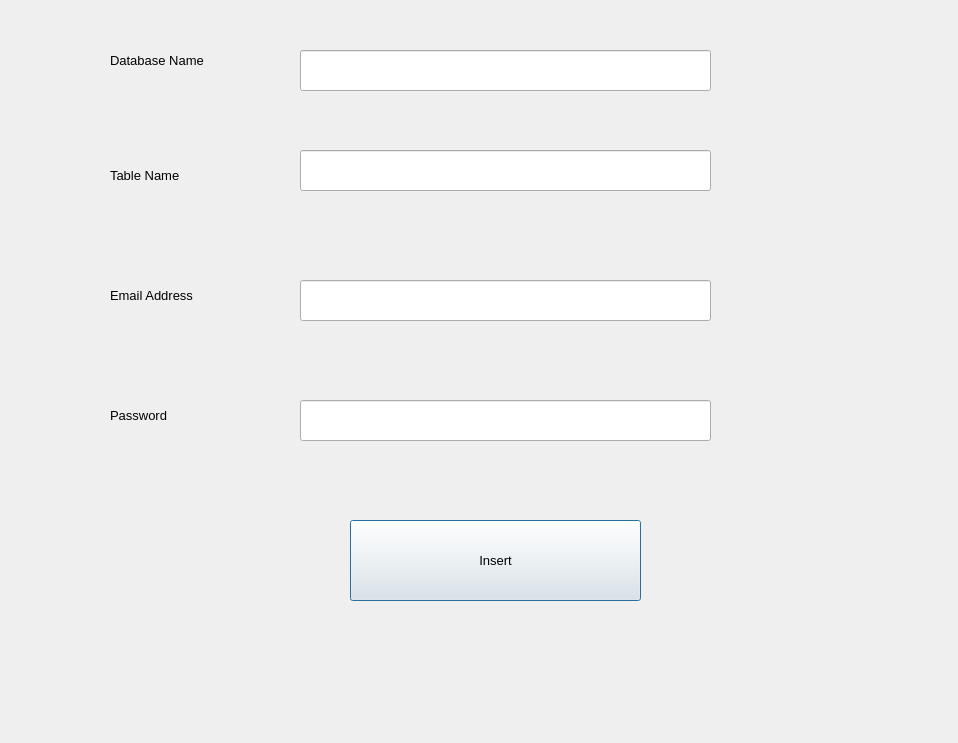
<?xml version="1.0" encoding="UTF-8"?>
<ui version="4.0">
 <class>Dialog</class>
 <widget class="QDialog" name="Dialog">
  <property name="geometry">
   <rect>
    <x>0</x>
    <y>0</y>
    <width>958</width>
    <height>743</height>
   </rect>
  </property>
  <property name="windowTitle">
   <string>Dialog</string>
  </property>
  <widget class="QLabel" name="label">
   <property name="geometry">
    <rect>
     <x>110</x>
     <y>30</y>
     <width>131</width>
     <height>61</height>
    </rect>
   </property>
   <property name="font">
    <font>
     <pointsize>10</pointsize>
    </font>
   </property>
   <property name="text">
    <string>Database Name</string>
   </property>
  </widget>
  <widget class="QLabel" name="label_2">
   <property name="geometry">
    <rect>
     <x>110</x>
     <y>150</y>
     <width>131</width>
     <height>51</height>
    </rect>
   </property>
   <property name="font">
    <font>
     <pointsize>10</pointsize>
    </font>
   </property>
   <property name="text">
    <string>Table Name</string>
   </property>
  </widget>
  <widget class="QLabel" name="label_3">
   <property name="geometry">
    <rect>
     <x>110</x>
     <y>260</y>
     <width>151</width>
     <height>71</height>
    </rect>
   </property>
   <property name="font">
    <font>
     <pointsize>10</pointsize>
    </font>
   </property>
   <property name="text">
    <string>Email Address</string>
   </property>
  </widget>
  <widget class="QLabel" name="label_4">
   <property name="geometry">
    <rect>
     <x>110</x>
     <y>380</y>
     <width>151</width>
     <height>71</height>
    </rect>
   </property>
   <property name="font">
    <font>
     <pointsize>10</pointsize>
    </font>
   </property>
   <property name="text">
    <string>Password</string>
   </property>
  </widget>
  <widget class="QLineEdit" name="lineEditDBName">
   <property name="geometry">
    <rect>
     <x>300</x>
     <y>50</y>
     <width>411</width>
     <height>41</height>
    </rect>
   </property>
  </widget>
  <widget class="QLineEdit" name="lineEditTableName">
   <property name="geometry">
    <rect>
     <x>300</x>
     <y>150</y>
     <width>411</width>
     <height>41</height>
    </rect>
   </property>
  </widget>
  <widget class="QLineEdit" name="lineEditEmailAddress">
   <property name="geometry">
    <rect>
     <x>300</x>
     <y>280</y>
     <width>411</width>
     <height>41</height>
    </rect>
   </property>
  </widget>
  <widget class="QLineEdit" name="lineEditPassword">
   <property name="geometry">
    <rect>
     <x>300</x>
     <y>400</y>
     <width>411</width>
     <height>41</height>
    </rect>
   </property>
   <property name="echoMode">
    <enum>QLineEdit::Password</enum>
   </property>
  </widget>
  <widget class="QPushButton" name="pushButtonInsertRow">
   <property name="geometry">
    <rect>
     <x>350</x>
     <y>520</y>
     <width>291</width>
     <height>81</height>
    </rect>
   </property>
   <property name="font">
    <font>
     <pointsize>10</pointsize>
    </font>
   </property>
   <property name="text">
    <string>Insert</string>
   </property>
  </widget>
  <widget class="QLabel" name="labelResponse">
   <property name="geometry">
    <rect>
     <x>120</x>
     <y>630</y>
     <width>751</width>
     <height>71</height>
    </rect>
   </property>
   <property name="font">
    <font>
     <pointsize>12</pointsize>
    </font>
   </property>
   <property name="text">
    <string/>
   </property>
  </widget>
 </widget>
 <resources/>
 <connections/>
</ui>
